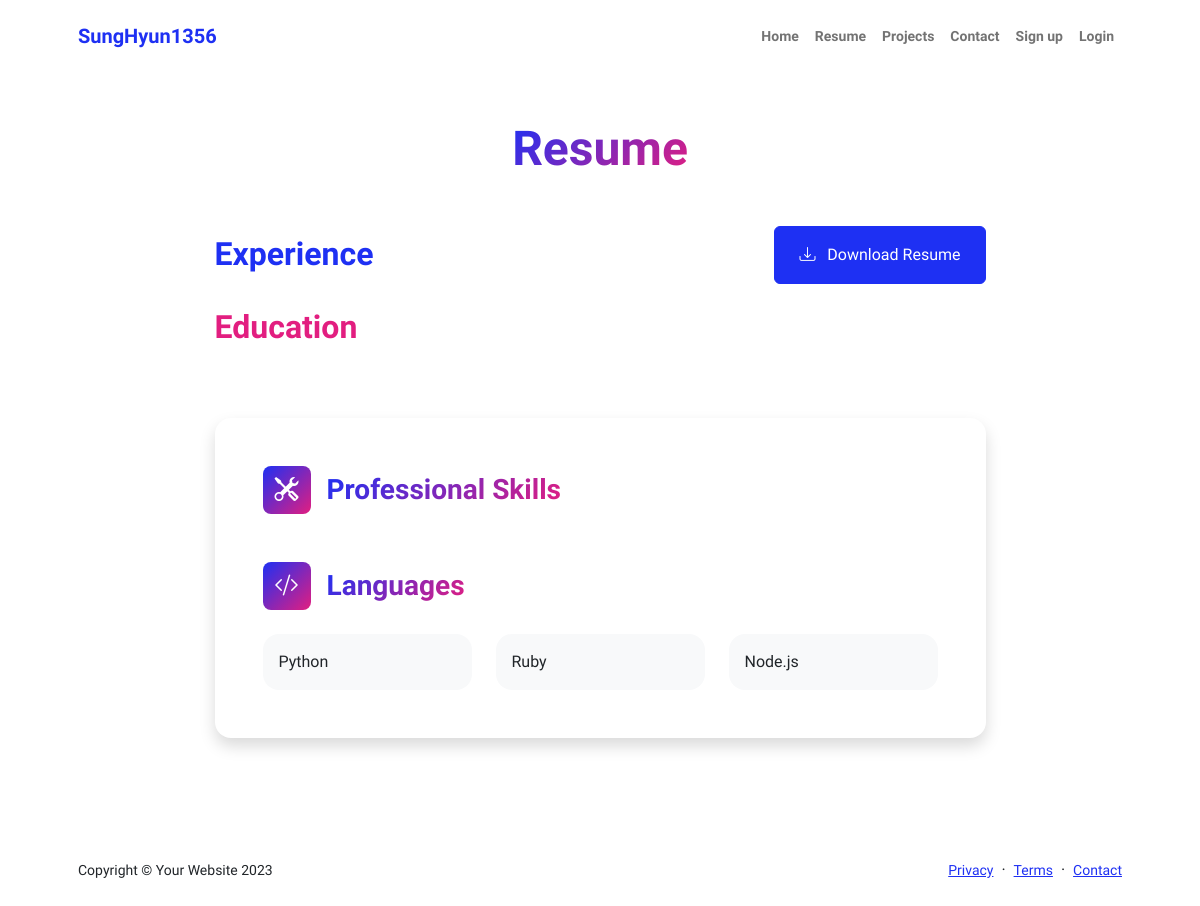
Before: /homepage/resume with the older database file.
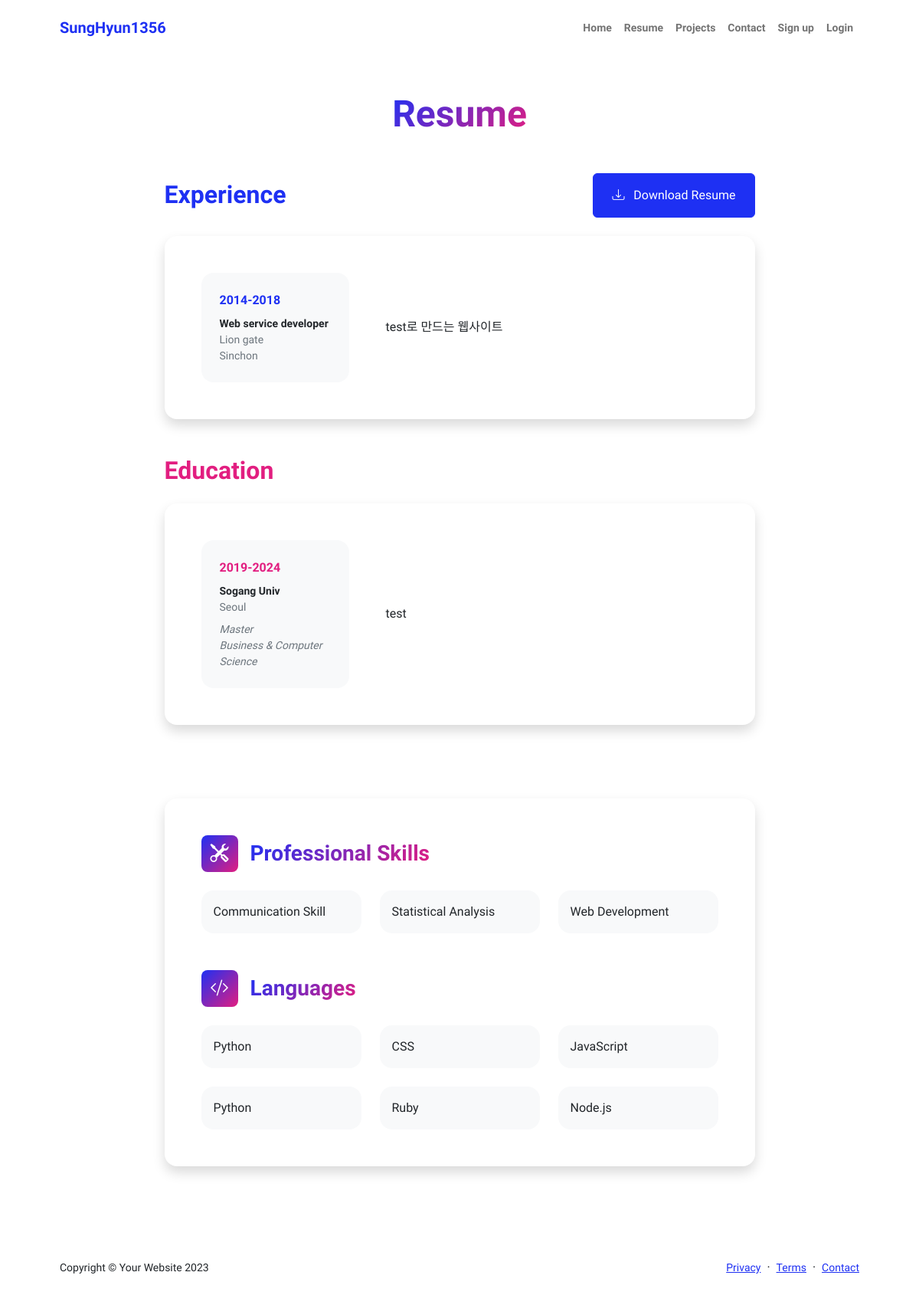
After: the same page with the newer database file.
### profiler/models.py (models this page shows, shortened)
class Resume(models.Model):
    resume_name = models.CharField(max_length=100)
    resume_experience_start = models.CharField(max_length=100)
    resume_experience_end = models.CharField(max_length=100)
    resume_experience_job = models.CharField(max_length= 100)
    resume_experience_company = models.CharField(max_length=200)
    resume_experience_location = models.CharField(max_length=200)
    resume_experience_explanation = models.TextField()
    resume_education_start = models.CharField(max_length=100)
    resume_education_end = models.CharField(max_length=100)
    resume_education_univ = models.CharField(max_length= 100)
    resume_education_univ_location= models.CharField(max_length=200)
    resume_education_major = models.CharField(max_length=200)
    resume_education_level = models.CharField(max_length=200)
    resume_education_explanation = models.TextField()
    resume_language = models.CharField(max_length=10)
    resume_professional_skills = models.CharField(max_length=30)
    resume_image = models.ImageField(blank=True, upload_to='profiler/')

### profiler/views.py (the view)
# urls.py: path('resume', views.resume, name='resume'),
def resume(request):
    qs = Resume.objects.all()
    page = request.GET.get('page', '1')
    paginator = Paginator(qs, '2')
    paginated_qs = paginator.get_page(page)
    return render(request, 'Resume.html',{'paginated_list': paginated_qs})

### profiler/templates/resume.html
{% extends 'base.html' %}
{% block head %}
            <div class="container px-5 my-5">
                <div class="text-center mb-5">
                    <h1 class="display-5 fw-bolder mb-0"><span class="text-gradient d-inline">Resume</span></h1>
                </div>
                <div class="row gx-5 justify-content-center">
                    <div class="col-lg-11 col-xl-9 col-xxl-8">
                        <section>
                            <div class="d-flex align-items-center justify-content-between mb-4">
                                <h2 class="text-primary fw-bolder mb-0">Experience</h2>
                                <a class="btn btn-primary px-4 py-3" href="#!">
                                    <div class="d-inline-block bi bi-download me-2"></div>
                                    Download Resume
                                </a>
                            </div>
                        {% for resume in paginated_list %}
                            <div class="card shadow border-0 rounded-4 mb-5">
                                <div class="card-body p-5">
                                    <div class="row align-items-center gx-5">
                                        <div class="col text-center text-lg-start mb-4 mb-lg-0">
                                            <div class="bg-light p-4 rounded-4">
                                                <div class="text-primary fw-bolder mb-2">{{resume.resume_experience_start}}-{{resume.resume_experience_end}}</div>
                                                <div class="small fw-bolder">{{resume.resume_experience_job}}</div>
                                                <div class="small text-muted">{{resume.resume_experience_company}}</div>
                                                <div class="small text-muted">{{resume.resume_experience_location}}</div>
                                            </div>
                                        </div>
                                        <div class="col-lg-8"><div>{{resume.resume_experience_explanation}}</div></div>
                                    </div>
                                </div>
                            </div>
                        {% endfor %}
                        <section>
                            <h2 class="text-secondary fw-bolder mb-4">Education</h2>
                            {% for resume in paginated_list %}
                            <div class="card shadow border-0 rounded-4 mb-5">
                                <div class="card-body p-5">
                                    <div class="row align-items-center gx-5">
                                        <div class="col text-center text-lg-start mb-4 mb-lg-0">
                                            <div class="bg-light p-4 rounded-4">
                                                <div class="text-secondary fw-bolder mb-2">{{resume.resume_education_start}}-{{resume.resume_education_end}}</div>
                                                <div class="mb-2">
                                                    <div class="small fw-bolder">{{resume.resume_education_univ}}</div>
                                                    <div class="small text-muted">{{resume.resume_education_univ_location}}</div>
                                                </div>
                                                <div class="fst-italic">
                                                    <div class="small text-muted">{{resume.resume_education_level}}</div>
                                                    <div class="small text-muted">{{resume.resume_education_major}}</div>
                                                </div>
                                            </div>
                                        </div>
                                        <div class="col-lg-8"><div>{{resume.resume_education_explanation}}</div></div>
                                    </div>
                                </div>
                            </div>
                            {% endfor %}
                        <div class="pb-5"></div>
                        <section>
                            <div class="card shadow border-0 rounded-4 mb-5">
                                <div class="card-body p-5">
                                    <div class="mb-5">
                                        <div class="d-flex align-items-center mb-4">
                                            <div class="feature bg-primary bg-gradient-primary-to-secondary text-white rounded-3 me-3"><i class="bi bi-tools"></i></div>
                                            <h3 class="fw-bolder mb-0"><span class="text-gradient d-inline">Professional Skills</span></h3>
                                        </div>
                                        {% for item in paginated_list %}
                                        <div class="row row-cols-1 row-cols-md-3 mb-4">
                                            <div class="col mb-4 mb-md-0"><div class="d-flex align-items-center bg-light rounded-4 p-3 h-100">{{item.resume_professional_skills}}</div></div>
                                            <div class="col mb-4 mb-md-0"><div class="d-flex align-items-center bg-light rounded-4 p-3 h-100">Statistical Analysis</div></div>
                                            <div class="col"><div class="d-flex align-items-center bg-light rounded-4 p-3 h-100">Web Development</div></div>
                                        </div>
                                        {% endfor %}
                                    </div>
                                    <div class="mb-0">
                                        <div class="d-flex align-items-center mb-4">
                                            <div class="feature bg-primary bg-gradient-primary-to-secondary text-white rounded-3 me-3"><i class="bi bi-code-slash"></i></div>
                                            <h3 class="fw-bolder mb-0"><span class="text-gradient d-inline">Languages</span></h3>
                                        </div>
                                        {% for item in paginated_list %}
                                        <div class="row row-cols-1 row-cols-md-3 mb-4">
                                            <div class="col mb-4 mb-md-0"><div class="d-flex align-items-center bg-light rounded-4 p-3 h-100">{{item.resume_language}}</div></div>
                                            <div class="col mb-4 mb-md-0"><div class="d-flex align-items-center bg-light rounded-4 p-3 h-100">CSS</div></div>
                                            <div class="col"><div class="d-flex align-items-center bg-light rounded-4 p-3 h-100">JavaScript</div></div>
                                        </div>
                                        {% endfor %}
                                        <div class="row row-cols-1 row-cols-md-3">
                                            <div class="col mb-4 mb-md-0"><div class="d-flex align-items-center bg-light rounded-4 p-3 h-100">Python</div></div>
                                            <div class="col mb-4 mb-md-0"><div class="d-flex align-items-center bg-light rounded-4 p-3 h-100">Ruby</div></div>
                                            <div class="col"><div class="d-flex align-items-center bg-light rounded-4 p-3 h-100">Node.js</div></div>
                                        </div>
                                    </div>
                                </div>
                            </div>
                        </section>
                    </div>
                </div>
            </div>
        </main>
{% endblock %}

### profiler/templates/base.html (shortened to what this page needs)
{% load static %}
<!DOCTYPE html>
<html lang="ko">
    <head>
        <link href="https://cdn.jsdelivr.net/npm/bootstrap-icons@1.8.1/font/bootstrap-icons.css" rel="stylesheet" />
        <link href="{% static 'css/styles.css' %}" rel="stylesheet" />
    </head>
    <body class="d-flex flex-column h-100">
        <main class="flex-shrink-0">
            <nav class="navbar navbar-expand-lg navbar-light bg-white py-3">
                <div class="container px-5">
                    <a class="navbar-brand" href="{% url 'homepage' %}"><span class="fw-bolder text-primary">SungHyun1356</span></a>
                    <div class="collapse navbar-collapse" id="navbarSupportedContent">
                        <ul class="navbar-nav ms-auto mb-2 mb-lg-0 small fw-bolder">
                            <li class="nav-item"><a class="nav-link" href="{% url 'homepage' %}">Home</a></li>
                            <li class="nav-item"><a class="nav-link" href="{% url 'resume' %}">Resume</a></li>
                            <li class="nav-item"><a class="nav-link" href="{% url 'projects' %}">Projects</a></li>
                            <li class="nav-item"><a class="nav-link" href="{% url 'contact' %}">Contact</a></li>
                            {% if user.is_authenticated %}
                                <li class="nav-item"><a class="nav-link" href="{% url 'logout' %}">Logout</a></li>
                                <li class="nav-item"><a class="nav-link" href="{% url 'resume_create' %}">Resume+</a></li>
                                <li class="nav-item"><a class="nav-link" href="{% url 'projects_create' %}">Projects+</a></li>
                            {% else %}
                                <li class="nav-item"><a class="nav-link" href="{% url 'register' %}">Sign up</a></li>
                                <li class="nav-item"><a class="nav-link" href="{% url 'login' %}">Login</a></li>
                            {% endif %}
                        </ul>
                    </div>
                </div>
            </nav>
            {% block head %}
            {% endblock %}
        <footer class="bg-white py-4 mt-auto">
            <div class="container px-5">
                <div class="row align-items-center justify-content-between flex-column flex-sm-row">
                    <div class="col-auto"><div class="small m-0">Copyright &copy; Your Website 2023</div></div>
                    <div class="col-auto">
                        <a class="small" href="#!">Privacy</a>
                        <span class="mx-1">&middot;</span>
                        <a class="small" href="#!">Terms</a>
                        <span class="mx-1">&middot;</span>
                        <a class="small" href="#!">Contact</a>
                    </div>
                </div>
            </div>
        </footer>
    </body>
</html>

Changed rows visible on the page:
added Resume: resume_experience_start "2014", resume_experience_end "2018", resume_experience_job "Web service developer", resume_experience_company "Lion gate", resume_experience_location "Sinchon", resume_experience_explanation "test로 만드는 웹사이트", resume_education_start "2019", resume_education_end "2024", resume_education_univ "Sogang Univ", resume_education_univ_location "Seoul", resume_education_level "Master", resume_education_major "Business & Computer Science", resume_education_explanation "test", resume_professional_skills "Communication Skill", resume_language "Python"
